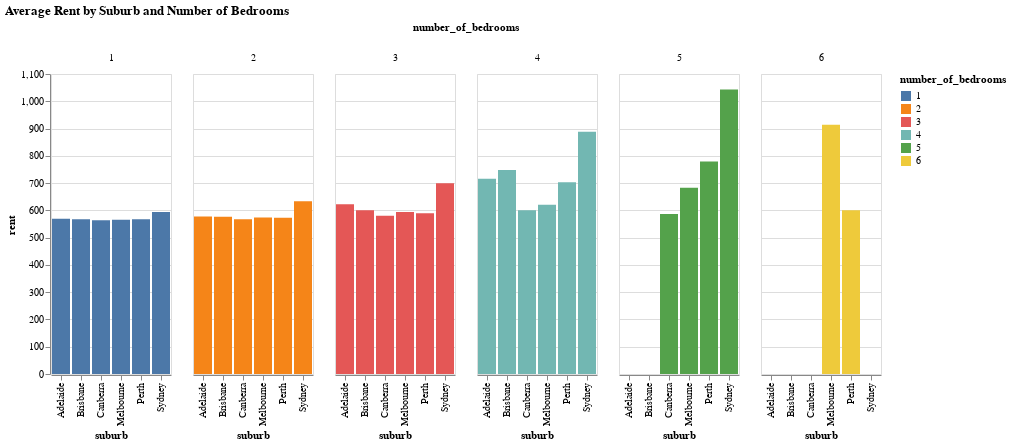

The cell this chart's notebook holds for it:
### Code cell
# prompt: bar graph number of bed vs rent different visual group by suburb

# Assuming your DataFrame is named 'df' and it has columns 'suburb', 'rent', 'number_of_bedrooms'.
# Group by suburb and number of bedrooms, then calculate the average rent.
avg_rent_by_suburb_bedrooms = df.groupby(['suburb', 'number_of_bedrooms'])['rent'].mean().reset_index()

# Create an Altair chart to show the average rent for different number of bedrooms in each suburb.
alt.Chart(avg_rent_by_suburb_bedrooms).mark_bar().encode(
    x='suburb:N',
    y='rent:Q',
    color='number_of_bedrooms:N',
    column='number_of_bedrooms:N'  # Use 'number_of_bedrooms' to create separate columns for comparison
).properties(
    title='Average Rent by Suburb and Number of Bedrooms'
)

### Figure 1 — Vega-Lite specification as saved in the notebook (floating-point values rounded to 4 significant figures)
{"config": {"view": {"continuousWidth": 300, "continuousHeight": 300}}, "data": {"name": "data-276e75e7c99129c02dec4676d4f74062"}, "mark": {"type": "bar"}, "encoding": {"color": {"field": "number_of_bedrooms", "type": "nominal"}, "column": {"field": "number_of_bedrooms", "type": "nominal"}, "x": {"field": "suburb", "type": "nominal"}, "y": {"field": "rent", "type": "quantitative"}}, "title": "Average Rent by Suburb and Number of Bedrooms", "$schema": "https://vega.github.io/schema/vega-lite/v5.20.1.json", "datasets": {"data-276e75e7c99129c02dec4676d4f74062": [{"suburb": "Adelaide", "number_of_bedrooms": 1, "rent": 569.2}, {"suburb": "Adelaide", "number_of_bedrooms": 2, "rent": 577.3}, {"suburb": "Adelaide", "number_of_bedrooms": 3, "rent": 622.6}, {"suburb": "Adelaide", "number_of_bedrooms": 4, "rent": 715.5}, {"suburb": "Brisbane", "number_of_bedrooms": 1, "rent": 567.0}, {"suburb": "Brisbane", "number_of_bedrooms": 2, "rent": 576.7}, {"suburb": "Brisbane", "number_of_bedrooms": 3, "rent": 600.0}, {"suburb": "Brisbane", "number_of_bedrooms": 4, "rent": 748.3}, {"suburb": "Canberra", "number_of_bedrooms": 1, "rent": 564.0}, {"suburb": "Canberra", "number_of_bedrooms": 2, "rent": 567.4}, {"suburb": "Canberra", "number_of_bedrooms": 3, "rent": 580.0}, {"suburb": "Canberra", "number_of_bedrooms": 4, "rent": 600.0}, {"suburb": "Canberra", "number_of_bedrooms": 5, "rent": 587.0}, {"suburb": "Melbourne", "number_of_bedrooms": 1, "rent": 565.7}, {"suburb": "Melbourne", "number_of_bedrooms": 2, "rent": 574.0}, {"suburb": "Melbourne", "number_of_bedrooms": 3, "rent": 594.4}, {"suburb": "Melbourne", "number_of_bedrooms": 4, "rent": 620.5}, {"suburb": "Melbourne", "number_of_bedrooms": 5, "rent": 683.0}, {"suburb": "Melbourne", "number_of_bedrooms": 6, "rent": 914.0}, {"suburb": "Perth", "number_of_bedrooms": 1, "rent": 567.0}, {"suburb": "Perth", "number_of_bedrooms": 2, "rent": 572.8}, {"suburb": "Perth", "number_of_bedrooms": 3, "rent": 589.7}, {"suburb": "Perth", "number_of_bedrooms": 4, "rent": 703.0}, {"suburb": "Perth", "number_of_bedrooms": 5, "rent": 779.0}, {"suburb": "Perth", "number_of_bedrooms": 6, "rent": 600.0}, {"suburb": "Sydney", "number_of_bedrooms": 1, "rent": 593.9}, {"suburb": "Sydney", "number_of_bedrooms": 2, "rent": 633.3}, {"suburb": "Sydney", "number_of_bedrooms": 3, "rent": 699.7}, {"suburb": "Sydney", "number_of_bedrooms": 4, "rent": 888.0}, {"suburb": "Sydney", "number_of_bedrooms": 5, "rent": 1043.0}]}}
